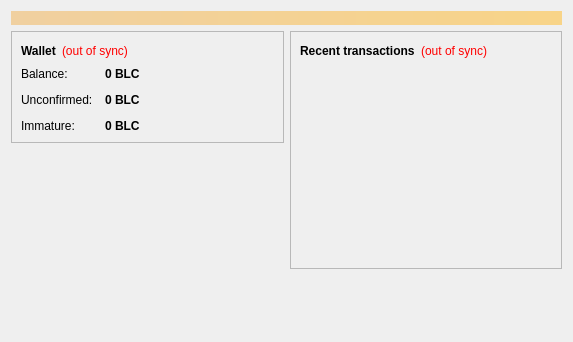
<?xml version="1.0" encoding="UTF-8"?>
<ui version="4.0">
 <class>OverviewPage</class>
 <widget class="QWidget" name="OverviewPage">
  <property name="geometry">
   <rect>
    <x>0</x>
    <y>0</y>
    <width>573</width>
    <height>342</height>
   </rect>
  </property>
  <property name="windowTitle">
   <string>Form</string>
  </property>
  <layout class="QVBoxLayout" name="topLayout">
   <item>
    <widget class="QLabel" name="labelAlerts">
     <property name="visible">
      <bool>false</bool>
     </property>
     <property name="styleSheet">
      <string notr="true">background-color: qlineargradient(x1: 0, y1: 0, x2: 1, y2: 0, stop:0 #F0D0A0, stop:1 #F8D488); color:#000000;</string>
     </property>
     <property name="wordWrap">
      <bool>true</bool>
     </property>
     <property name="margin">
      <number>3</number>
     </property>
    </widget>
   </item>
   <item>
    <layout class="QHBoxLayout" name="horizontalLayout" stretch="1,1">
     <item>
      <layout class="QVBoxLayout" name="verticalLayout_2">
       <item>
        <widget class="QFrame" name="frame">
         <property name="frameShape">
          <enum>QFrame::StyledPanel</enum>
         </property>
         <property name="frameShadow">
          <enum>QFrame::Raised</enum>
         </property>
         <layout class="QVBoxLayout" name="verticalLayout_4">
          <item>
           <layout class="QHBoxLayout" name="horizontalLayout_4">
            <item>
             <widget class="QLabel" name="label_5">
              <property name="font">
               <font>
                <weight>75</weight>
                <bold>true</bold>
               </font>
              </property>
              <property name="text">
               <string>Wallet</string>
              </property>
             </widget>
            </item>
            <item>
             <widget class="QLabel" name="labelWalletStatus">
              <property name="toolTip">
               <string>The displayed information may be out of date. Your wallet automatically synchronizes with the Blingcoin network after a connection is established, but this process has not completed yet.</string>
              </property>
              <property name="styleSheet">
               <string notr="true">QLabel { color: red; }</string>
              </property>
              <property name="text">
               <string notr="true">(out of sync)</string>
              </property>
              <property name="alignment">
               <set>Qt::AlignLeading|Qt::AlignLeft|Qt::AlignVCenter</set>
              </property>
             </widget>
            </item>
            <item>
             <spacer name="horizontalSpacer_2">
              <property name="orientation">
               <enum>Qt::Horizontal</enum>
              </property>
              <property name="sizeHint" stdset="0">
               <size>
                <width>40</width>
                <height>20</height>
               </size>
              </property>
             </spacer>
            </item>
           </layout>
          </item>
          <item>
           <layout class="QFormLayout" name="formLayout_2">
            <property name="fieldGrowthPolicy">
             <enum>QFormLayout::AllNonFixedFieldsGrow</enum>
            </property>
            <property name="horizontalSpacing">
             <number>12</number>
            </property>
            <property name="verticalSpacing">
             <number>12</number>
            </property>
            <item row="0" column="0">
             <widget class="QLabel" name="label">
              <property name="text">
               <string>Balance:</string>
              </property>
             </widget>
            </item>
            <item row="0" column="1">
             <widget class="QLabel" name="labelBalance">
              <property name="font">
               <font>
                <weight>75</weight>
                <bold>true</bold>
               </font>
              </property>
              <property name="cursor">
               <cursorShape>IBeamCursor</cursorShape>
              </property>
              <property name="toolTip">
               <string>Your current balance</string>
              </property>
              <property name="text">
               <string notr="true">0 BLC</string>
              </property>
              <property name="textInteractionFlags">
               <set>Qt::LinksAccessibleByMouse|Qt::TextSelectableByKeyboard|Qt::TextSelectableByMouse</set>
              </property>
             </widget>
            </item>
            <item row="1" column="0">
             <widget class="QLabel" name="label_3">
              <property name="text">
               <string>Unconfirmed:</string>
              </property>
             </widget>
            </item>
            <item row="1" column="1">
             <widget class="QLabel" name="labelUnconfirmed">
              <property name="font">
               <font>
                <weight>75</weight>
                <bold>true</bold>
               </font>
              </property>
              <property name="cursor">
               <cursorShape>IBeamCursor</cursorShape>
              </property>
              <property name="toolTip">
               <string>Total of transactions that have yet to be confirmed, and do not yet count toward the current balance</string>
              </property>
              <property name="text">
               <string notr="true">0 BLC</string>
              </property>
              <property name="textInteractionFlags">
               <set>Qt::LinksAccessibleByMouse|Qt::TextSelectableByKeyboard|Qt::TextSelectableByMouse</set>
              </property>
             </widget>
            </item>
            <item row="2" column="0">
             <widget class="QLabel" name="labelImmatureText">
              <property name="text">
               <string>Immature:</string>
              </property>
             </widget>
            </item>
            <item row="2" column="1">
             <widget class="QLabel" name="labelImmature">
              <property name="font">
               <font>
                <weight>75</weight>
                <bold>true</bold>
               </font>
              </property>
              <property name="toolTip">
               <string>Mined balance that has not yet matured</string>
              </property>
              <property name="text">
               <string notr="true">0 BLC</string>
              </property>
              <property name="textInteractionFlags">
               <set>Qt::LinksAccessibleByMouse|Qt::TextSelectableByKeyboard|Qt::TextSelectableByMouse</set>
              </property>
             </widget>
            </item>
           </layout>
          </item>
         </layout>
        </widget>
       </item>
       <item>
        <spacer name="verticalSpacer">
         <property name="orientation">
          <enum>Qt::Vertical</enum>
         </property>
         <property name="sizeHint" stdset="0">
          <size>
           <width>20</width>
           <height>40</height>
          </size>
         </property>
        </spacer>
       </item>
      </layout>
     </item>
     <item>
      <layout class="QVBoxLayout" name="verticalLayout_3">
       <item>
        <widget class="QFrame" name="frame_2">
         <property name="frameShape">
          <enum>QFrame::StyledPanel</enum>
         </property>
         <property name="frameShadow">
          <enum>QFrame::Raised</enum>
         </property>
         <layout class="QVBoxLayout" name="verticalLayout">
          <item>
           <layout class="QHBoxLayout" name="horizontalLayout_2">
            <item>
             <widget class="QLabel" name="label_4">
              <property name="text">
               <string>&lt;b&gt;Recent transactions&lt;/b&gt;</string>
              </property>
             </widget>
            </item>
            <item>
             <widget class="QLabel" name="labelTransactionsStatus">
              <property name="toolTip">
               <string>The displayed information may be out of date. Your wallet automatically synchronizes with the Blingcoin network after a connection is established, but this process has not completed yet.</string>
              </property>
              <property name="styleSheet">
               <string notr="true">QLabel { color: red; }</string>
              </property>
              <property name="text">
               <string notr="true">(out of sync)</string>
              </property>
              <property name="alignment">
               <set>Qt::AlignRight|Qt::AlignTrailing|Qt::AlignVCenter</set>
              </property>
             </widget>
            </item>
            <item>
             <spacer name="horizontalSpacer">
              <property name="orientation">
               <enum>Qt::Horizontal</enum>
              </property>
              <property name="sizeHint" stdset="0">
               <size>
                <width>40</width>
                <height>20</height>
               </size>
              </property>
             </spacer>
            </item>
           </layout>
          </item>
          <item>
           <widget class="QListView" name="listTransactions">
            <property name="styleSheet">
             <string notr="true">QListView { background: transparent; }</string>
            </property>
            <property name="frameShape">
             <enum>QFrame::NoFrame</enum>
            </property>
            <property name="verticalScrollBarPolicy">
             <enum>Qt::ScrollBarAlwaysOff</enum>
            </property>
            <property name="horizontalScrollBarPolicy">
             <enum>Qt::ScrollBarAlwaysOff</enum>
            </property>
            <property name="selectionMode">
             <enum>QAbstractItemView::NoSelection</enum>
            </property>
           </widget>
          </item>
         </layout>
        </widget>
       </item>
       <item>
        <spacer name="verticalSpacer_2">
         <property name="orientation">
          <enum>Qt::Vertical</enum>
         </property>
         <property name="sizeHint" stdset="0">
          <size>
           <width>20</width>
           <height>40</height>
          </size>
         </property>
        </spacer>
       </item>
      </layout>
     </item>
    </layout>
   </item>
  </layout>
 </widget>
 <resources/>
 <connections/>
</ui>
